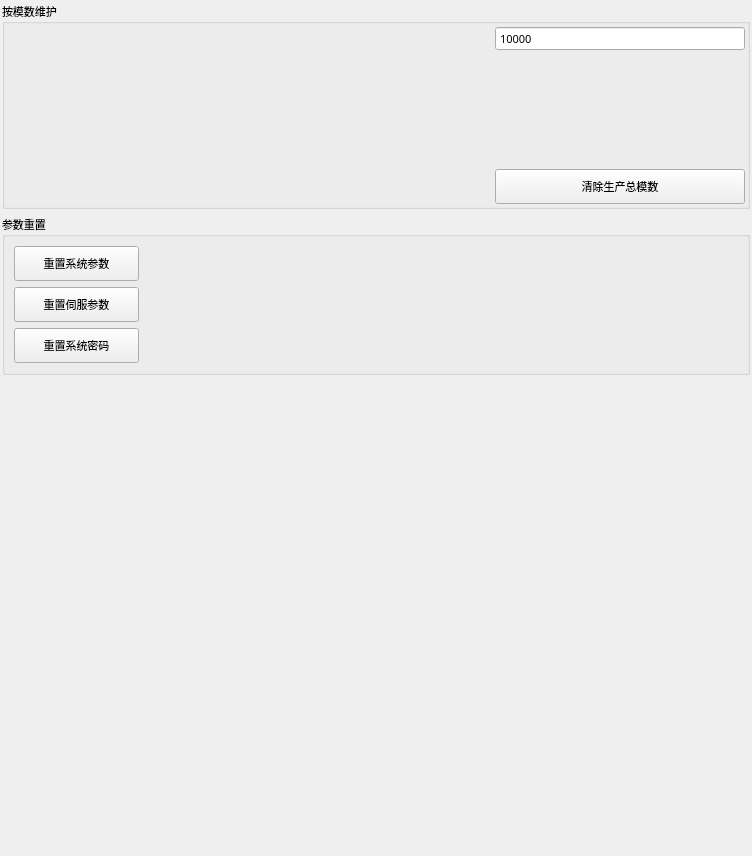
            <widget class="QWidget" name="pageSys">
             <layout class="QGridLayout" name="gridLayout_5">
              <property name="margin">
               <number>2</number>
              </property>
              <property name="spacing">
               <number>6</number>
              </property>
              <item row="2" column="0" colspan="2">
               <spacer name="verticalSpacer">
                <property name="orientation">
                 <enum>Qt::Vertical</enum>
                </property>
                <property name="sizeHint" stdset="0">
                 <size>
                  <width>748</width>
                  <height>479</height>
                 </size>
                </property>
               </spacer>
              </item>
              <item row="0" column="0" colspan="2">
               <widget class="QGroupBox" name="groupMaintainMold">
                <property name="sizePolicy">
                 <sizepolicy hsizetype="Preferred" vsizetype="Preferred">
                  <horstretch>0</horstretch>
                  <verstretch>0</verstretch>
                 </sizepolicy>
                </property>
                <property name="font">
                 <font>
                  <family>微软雅黑</family>
                  <pointsize>8</pointsize>
                  <weight>50</weight>
                  <italic>false</italic>
                  <bold>false</bold>
                 </font>
                </property>
                <property name="title">
                 <string>按模数维护</string>
                </property>
                <layout class="QGridLayout" name="gridLayout_2">
                 <property name="horizontalSpacing">
                  <number>0</number>
                 </property>
                 <property name="verticalSpacing">
                  <number>9</number>
                 </property>
                 <property name="margin">
                  <number>2</number>
                 </property>
                 <item row="0" column="1">
                  <widget class="xSpinBox" name="BoxMaintain">
                   <property name="sizePolicy">
                    <sizepolicy hsizetype="Fixed" vsizetype="Fixed">
                     <horstretch>0</horstretch>
                     <verstretch>0</verstretch>
                    </sizepolicy>
                   </property>
                   <property name="minimumSize">
                    <size>
                     <width>250</width>
                     <height>25</height>
                    </size>
                   </property>
                   <property name="maximumSize">
                    <size>
                     <width>250</width>
                     <height>25</height>
                    </size>
                   </property>
                   <property name="font">
                    <font>
                     <family>微软雅黑</family>
                     <pointsize>8</pointsize>
                     <weight>50</weight>
                     <italic>false</italic>
                     <bold>false</bold>
                    </font>
                   </property>
                   <property name="alignment">
                    <set>Qt::AlignLeading|Qt::AlignLeft|Qt::AlignVCenter</set>
                   </property>
                   <property name="buttonSymbols">
                    <enum>QAbstractSpinBox::NoButtons</enum>
                   </property>
                   <property name="specialValueText">
                    <string notr="true"/>
                   </property>
                   <property name="keyboardTracking">
                    <bool>false</bool>
                   </property>
                   <property name="suffix">
                    <string notr="true"/>
                   </property>
                   <property name="prefix">
                    <string notr="true"/>
                   </property>
                   <property name="minimum">
                    <number>0</number>
                   </property>
                   <property name="maximum">
                    <number>999999</number>
                   </property>
                   <property name="value">
                    <number>10000</number>
                   </property>
                   <property name="HasBtn" stdset="0">
                    <bool>true</bool>
                   </property>
                  </widget>
                 </item>
                 <item row="2" column="1">
                  <widget class="xPushButton" name="BtnResetSum">
                   <property name="sizePolicy">
                    <sizepolicy hsizetype="Preferred" vsizetype="Fixed">
                     <horstretch>0</horstretch>
                     <verstretch>0</verstretch>
                    </sizepolicy>
                   </property>
                   <property name="minimumSize">
                    <size>
                     <width>125</width>
                     <height>35</height>
                    </size>
                   </property>
                   <property name="maximumSize">
                    <size>
                     <width>16777215</width>
                     <height>35</height>
                    </size>
                   </property>
                   <property name="font">
                    <font>
                     <family>微软雅黑</family>
                     <pointsize>8</pointsize>
                     <weight>50</weight>
                     <italic>false</italic>
                     <bold>false</bold>
                    </font>
                   </property>
                   <property name="focusPolicy">
                    <enum>Qt::NoFocus</enum>
                   </property>
                   <property name="text">
                    <string>清除生产总模数</string>
                   </property>
                   <property name="icon">
                    <iconset resource="../xPad.qrc">
                     <normaloff>:/img/32X32/ClrSum.png</normaloff>:/img/32X32/ClrSum.png</iconset>
                   </property>
                   <property name="iconSize">
                    <size>
                     <width>32</width>
                     <height>32</height>
                    </size>
                   </property>
                  </widget>
                 </item>
                 <item row="1" column="0" colspan="2">
                  <widget class="QLabel" name="labelMaintainTip">
                   <property name="sizePolicy">
                    <sizepolicy hsizetype="Preferred" vsizetype="Fixed">
                     <horstretch>0</horstretch>
                     <verstretch>0</verstretch>
                    </sizepolicy>
                   </property>
                   <property name="minimumSize">
                    <size>
                     <width>260</width>
                     <height>100</height>
                    </size>
                   </property>
                   <property name="maximumSize">
                    <size>
                     <width>16777215</width>
                     <height>100</height>
                    </size>
                   </property>
                   <property name="font">
                    <font>
                     <family>微软雅黑</family>
                     <pointsize>8</pointsize>
                     <weight>50</weight>
                     <italic>false</italic>
                     <bold>false</bold>
                    </font>
                   </property>
                   <property name="text">
                    <string notr="true"/>
                   </property>
                   <property name="wordWrap">
                    <bool>true</bool>
                   </property>
                  </widget>
                 </item>
                </layout>
               </widget>
              </item>
              <item row="1" column="0" colspan="2">
               <widget class="QGroupBox" name="groupParReset">
                <property name="sizePolicy">
                 <sizepolicy hsizetype="Preferred" vsizetype="Preferred">
                  <horstretch>0</horstretch>
                  <verstretch>0</verstretch>
                 </sizepolicy>
                </property>
                <property name="font">
                 <font>
                  <family>微软雅黑</family>
                  <pointsize>8</pointsize>
                  <weight>50</weight>
                  <italic>false</italic>
                  <bold>false</bold>
                 </font>
                </property>
                <property name="title">
                 <string>参数重置</string>
                </property>
                <layout class="QGridLayout" name="gridLayout_12">
                 <item row="0" column="0">
                  <widget class="xPushButton" name="BtnResetSys">
                   <property name="sizePolicy">
                    <sizepolicy hsizetype="Preferred" vsizetype="Fixed">
                     <horstretch>0</horstretch>
                     <verstretch>0</verstretch>
                    </sizepolicy>
                   </property>
                   <property name="minimumSize">
                    <size>
                     <width>125</width>
                     <height>35</height>
                    </size>
                   </property>
                   <property name="maximumSize">
                    <size>
                     <width>16777215</width>
                     <height>35</height>
                    </size>
                   </property>
                   <property name="font">
                    <font>
                     <family>微软雅黑</family>
                     <pointsize>8</pointsize>
                     <weight>50</weight>
                     <italic>false</italic>
                     <bold>false</bold>
                    </font>
                   </property>
                   <property name="focusPolicy">
                    <enum>Qt::NoFocus</enum>
                   </property>
                   <property name="text">
                    <string>重置系统参数</string>
                   </property>
                   <property name="icon">
                    <iconset resource="../xPad.qrc">
                     <normaloff>:/img/32X32/ResetSys.png</normaloff>:/img/32X32/ResetSys.png</iconset>
                   </property>
                   <property name="iconSize">
                    <size>
                     <width>32</width>
                     <height>32</height>
                    </size>
                   </property>
                  </widget>
                 </item>
                 <item row="1" column="0">
                  <widget class="xPushButton" name="BtnResetServo">
                   <property name="sizePolicy">
                    <sizepolicy hsizetype="Preferred" vsizetype="Fixed">
                     <horstretch>0</horstretch>
                     <verstretch>0</verstretch>
                    </sizepolicy>
                   </property>
                   <property name="minimumSize">
                    <size>
                     <width>125</width>
                     <height>35</height>
                    </size>
                   </property>
                   <property name="maximumSize">
                    <size>
                     <width>16777215</width>
                     <height>35</height>
                    </size>
                   </property>
                   <property name="font">
                    <font>
                     <family>微软雅黑</family>
                     <pointsize>8</pointsize>
                     <weight>50</weight>
                     <italic>false</italic>
                     <bold>false</bold>
                    </font>
                   </property>
                   <property name="focusPolicy">
                    <enum>Qt::NoFocus</enum>
                   </property>
                   <property name="text">
                    <string>重置伺服参数</string>
                   </property>
                   <property name="icon">
                    <iconset resource="../xPad.qrc">
                     <normaloff>:/img/32X32/ResetSrv.png</normaloff>:/img/32X32/ResetSrv.png</iconset>
                   </property>
                   <property name="iconSize">
                    <size>
                     <width>32</width>
                     <height>32</height>
                    </size>
                   </property>
                  </widget>
                 </item>
                 <item row="2" column="0">
                  <widget class="xPushButton" name="BtnResetPwd">
                   <property name="sizePolicy">
                    <sizepolicy hsizetype="Preferred" vsizetype="Fixed">
                     <horstretch>0</horstretch>
                     <verstretch>0</verstretch>
                    </sizepolicy>
                   </property>
                   <property name="minimumSize">
                    <size>
                     <width>125</width>
                     <height>35</height>
                    </size>
                   </property>
                   <property name="maximumSize">
                    <size>
                     <width>16777215</width>
                     <height>35</height>
                    </size>
                   </property>
                   <property name="font">
                    <font>
                     <family>微软雅黑</family>
                     <pointsize>8</pointsize>
                     <weight>50</weight>
                     <italic>false</italic>
                     <bold>false</bold>
                    </font>
                   </property>
                   <property name="focusPolicy">
                    <enum>Qt::NoFocus</enum>
                   </property>
                   <property name="text">
                    <string>重置系统密码</string>
                   </property>
                   <property name="icon">
                    <iconset resource="../xPad.qrc">
                     <normaloff>:/img/32X32/ResetPwd.png</normaloff>:/img/32X32/ResetPwd.png</iconset>
                   </property>
                   <property name="iconSize">
                    <size>
                     <width>32</width>
                     <height>32</height>
                    </size>
                   </property>
                  </widget>
                 </item>
                 <item row="1" column="1">
                  <spacer name="horizontalSpacer">
                   <property name="orientation">
                    <enum>Qt::Horizontal</enum>
                   </property>
                   <property name="sizeHint" stdset="0">
                    <size>
                     <width>40</width>
                     <height>20</height>
                    </size>
                   </property>
                  </spacer>
                 </item>
                </layout>
               </widget>
              </item>
             </layout>
            </widget>
